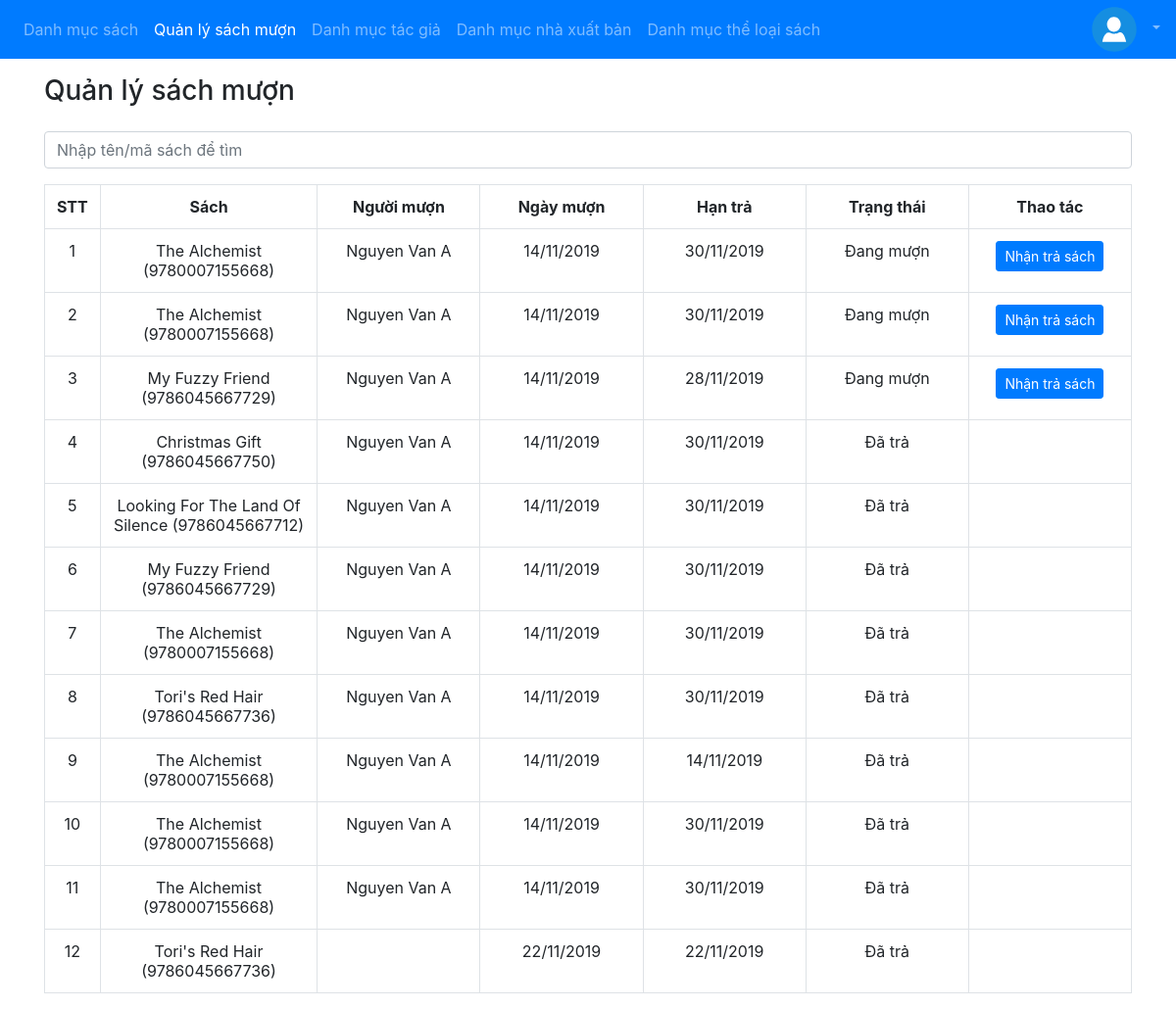
/staff/book_rent_list (signed in), run on the app's committed database.
### app/models.py (models this page shows, shortened)
class BookRent(models.Model):
    class Status:
        PENDING = 0
        BORROWING = 1
        RETURNED = 2
    book = models.ForeignKey(Book, on_delete=models.CASCADE)
    user = models.ForeignKey(User, on_delete=models.CASCADE)
    status = models.IntegerField()
    startDate = models.DateField()
    dueDate = models.DateField()
    returnDate = models.DateField(blank=True, null=True)

class Book(models.Model):
    code = models.CharField(max_length=30, verbose_name='Mã', unique=True)
    title = models.CharField(max_length=200, verbose_name='Tiêu đề')
    description = models.CharField(max_length=500, blank=True)
    category = models.ForeignKey(Category, verbose_name="Thể loại",  on_delete=models.PROTECT)
    author = models.ForeignKey(Author, verbose_name="Tác giả", on_delete=models.PROTECT)
    publisher = models.ForeignKey(Publisher, verbose_name="Nhà xuất bản", on_delete=models.PROTECT)
    publishYear = models.IntegerField(verbose_name="Năm xuất bản")
    numberOfPage = models.IntegerField(verbose_name="Số trang")
    numberOfCopy = models.IntegerField(verbose_name="Số bản copy")
    numberOfAvailableCopy = models.IntegerField(blank=True)
    image = models.ImageField(verbose_name='Ảnh bìa', upload_to='static/images')

class User(AbstractUser):
    fullname = models.CharField(max_length=50)
    phone = models.CharField(max_length=20)

### app/views_staff.py (the view)
# urls.py: path('staff/book_rent_list', views_staff.listBookRent, name='book-rent-list'),
@login_required
def listBookRent(request):
    bookRents = BookRent.objects.all()
    keyword = request.GET .get('keyword', '')
    if keyword:
        bookRents = bookRents.filter(Q(book__title__contains=keyword) | Q(book__code__contains=keyword))
    bookRents = bookRents.order_by('status')
    return render(request, 'staff/book_rent/list.html', {'bookRents': bookRents, 'keyword': keyword})

### app/templates/staff/book_rent/list.html (shortened to what this page needs)
{% extends 'staff/base.html' %}
{% block navbar %}
{% with page=1 %}
{{ block.super }}
{% endwith %}
{% endblock %}
{% block content %}
<div class="container pt-3">
  <h3>Quản lý sách mượn</h3>
  {%if bookRents %}
  <form class="mt-4">
    <div class="row">
      <div class="col-12">
        <input name="keyword" value="{{ keyword }}" class="form-control" placeholder="Nhập tên/mã sách để tìm">
      </div>
    </div>
  </form>
  <table class="table table-bordered">
    <tr>
      <th style="width: 5%" class="text-center">STT</th>
      <th style="width: 20%" class="text-center">Sách</th>
      <th style="width: 15%" class="text-center">Người mượn</th>
      <th style="width: 15%" class="text-center">Ngày mượn</th>
      <th style="width: 15%" class="text-center">Hạn trả</th>
      <th style="width: 15%" class="text-center">Trạng thái</th>
      <th style="width: 15%" class="text-center">Thao tác</th>
    </tr>
    {%for bookRent in bookRents %}
    <tr>
      <td class="text-center">{{ forloop.counter }}</td>
      <td class="text-center">{{ bookRent.book.title }} ({{bookRent.book.code}})</td>
      <td class="text-center">{{ bookRent.user.fullname }}</td>
      <td class="text-center">{{ bookRent.startDate|date:"d/m/Y" }}</td>
      <td class="text-center">{{ bookRent.dueDate|date:"d/m/Y" }}</td>
      <td class="text-center">
        {% if bookRent.status == 1 %} Đang mượn {%endif%}
        {% if bookRent.status == 2 %} Đã trả {%endif%}
      </td>
      <td class="text-center">
        {% if bookRent.status == 1 %}
        <a onclick="confirmReturn(this)" url='{% url "book-return" bookRent.id %}' href="javascript:void(0)"
          class="btn btn-sm btn-primary">
          Nhận trả sách
        </a>
        {% endif %}
      </td>
    </tr>
    {% endfor %}
  </table>
  {%else%}
  <p>Không có dữ liệu</p>
  {%endif%}
</div>
{% endblock %}

### data on the page
BookRent: book "The Alchemist", book.code "9780007155668", user.fullname "Nguyen Van A", startDate "14/11/2019", dueDate "30/11/2019", status "Đang mượn"
BookRent: book "The Alchemist", book.code "9780007155668", user.fullname "Nguyen Van A", startDate "14/11/2019", dueDate "30/11/2019", status "Đang mượn"
BookRent: book "My Fuzzy Friend", book.code "9786045667729", user.fullname "Nguyen Van A", startDate "14/11/2019", dueDate "28/11/2019", status "Đang mượn"
BookRent: book "Christmas Gift", book.code "9786045667750", user.fullname "Nguyen Van A", startDate "14/11/2019", dueDate "30/11/2019", status "Đã trả"
BookRent: book "Looking For The Land Of Silence", book.code "9786045667712", user.fullname "Nguyen Van A", startDate "14/11/2019", dueDate "30/11/2019", status "Đã trả"
BookRent: book "My Fuzzy Friend", book.code "9786045667729", user.fullname "Nguyen Van A", startDate "14/11/2019", dueDate "30/11/2019", status "Đã trả"
BookRent: book "The Alchemist", book.code "9780007155668", user.fullname "Nguyen Van A", startDate "14/11/2019", dueDate "30/11/2019", status "Đã trả"
BookRent: book "Tori's Red Hair", book.code "9786045667736", user.fullname "Nguyen Van A", startDate "14/11/2019", dueDate "30/11/2019", status "Đã trả"
BookRent: book "The Alchemist", book.code "9780007155668", user.fullname "Nguyen Van A", startDate "14/11/2019", dueDate "14/11/2019", status "Đã trả"
BookRent: book "The Alchemist", book.code "9780007155668", user.fullname "Nguyen Van A", startDate "14/11/2019", dueDate "30/11/2019", status "Đã trả"
BookRent: book "The Alchemist", book.code "9780007155668", user.fullname "Nguyen Van A", startDate "14/11/2019", dueDate "30/11/2019", status "Đã trả"
BookRent: book "Tori's Red Hair", book.code "9786045667736", startDate "22/11/2019", dueDate "22/11/2019", status "Đã trả"
